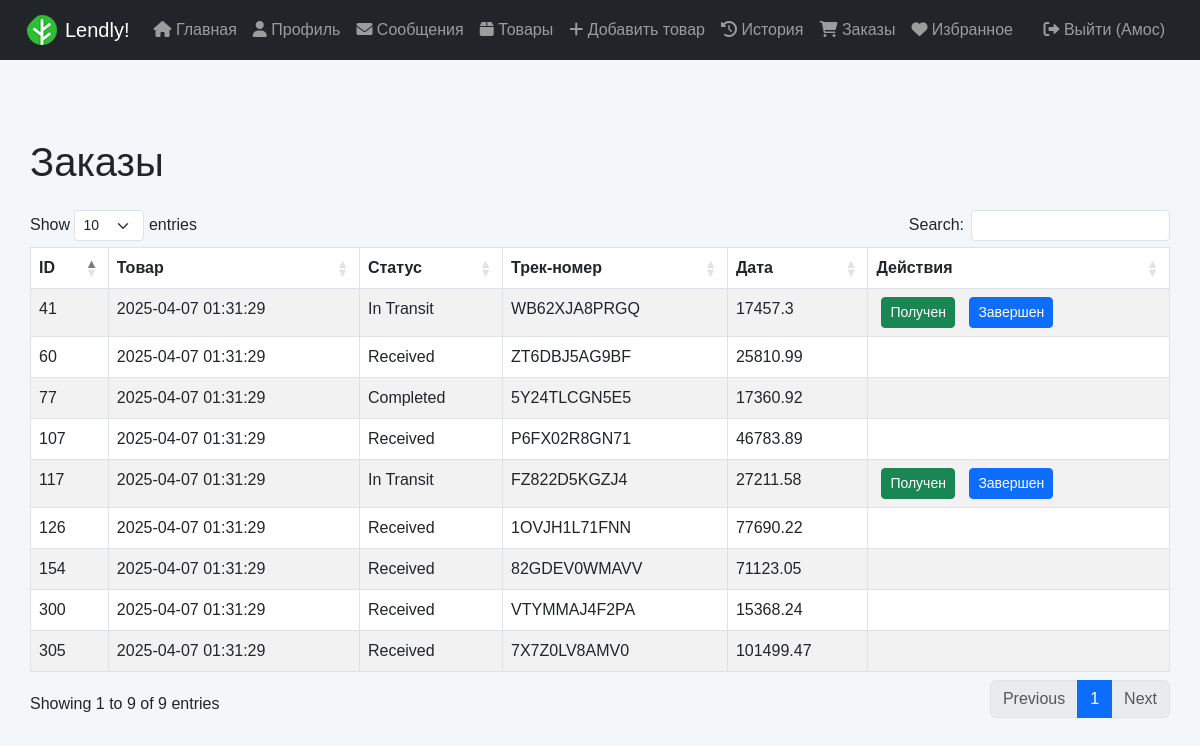
/orders (signed in), run on the app's committed database.
### tables this page shows
CREATE TABLE users (
                id INTEGER PRIMARY KEY AUTOINCREMENT,
                first_name TEXT NOT NULL,
                last_name TEXT NOT NULL,
                phone TEXT NOT NULL UNIQUE,
                password TEXT NOT NULL,
                city TEXT NOT NULL,
                birth_date TEXT NOT NULL,
                achievements TEXT,
                avatar_url TEXT
            );

CREATE TABLE product_status (
                id INTEGER PRIMARY KEY AUTOINCREMENT,
                product_id INTEGER NOT NULL,
                status TEXT NOT NULL,
                user_id INTEGER,
                tracking_number TEXT,
                cost REAL,
                timestamp DATETIME DEFAULT CURRENT_TIMESTAMP,
                FOREIGN KEY (product_id) REFERENCES products (id),
                FOREIGN KEY (user_id) REFERENCES users (id)
            );

### app.py (the view)
@app.route('/orders')
@login_required
def orders():
    orders = get_orders(current_user.id)
    return render_template('orders.html', orders=orders)

### app.py (called while the page is built)
@login_manager.user_loader
def load_user(user_id):
    conn = get_db_connection()
    cursor = conn.cursor()
    cursor.execute('SELECT * FROM users WHERE id = ?', (user_id,))
    user = cursor.fetchone()
    conn.close()
    if user:
        return User(user[0], user[1], user[2], user[3], user[4], user[5], user[6], user[7], user[8])
    return None

### database.py (called while the page is built)
def get_db_connection():
    return sqlite3.connect(DATABASE_PATH)

def get_orders(user_id):
    conn = get_db_connection()
    cursor = conn.cursor()
    cursor.execute('SELECT product_status.*, products.name FROM product_status JOIN products ON product_status.product_id = products.id WHERE product_status.user_id = ?', (user_id,))
    orders = cursor.fetchall()
    conn.close()
    return orders

### templates/orders.html (shortened to what this page needs)
{% extends "base.html" %}
{% block content %}
    <div class="container">
        <h1 class="my-4">Заказы</h1>
        <table id="ordersTable" class="table table-striped table-bordered">
            <thead class="thead-dark">
                <tr>
                    <th>ID</th>
                    <th>Товар</th>
                    <th>Статус</th>
                    <th>Трек-номер</th>
                    <th>Дата</th>
                    <th>Действия</th>
                </tr>
            </thead>
            <tbody>
                {% for order in orders %}
                    <tr>
                        <td>{{ order[0] }}</td>
                        <td>{{ order[6] }}</td>
                        <td>{{ order[2] }}</td>
                        <td>{{ order[4] or 'Нет' }}</td>
                        <td>{{ order[5] }}</td>
                        <td>
                            {% if order[2] == 'In Transit' %}
                                <a href="{{ url_for('update_order', order_id=order[0], status='Received') }}" class="btn btn-sm btn-success">Получен</a>
                                <a href="{{ url_for('update_order', order_id=order[0], status='Completed') }}" class="btn btn-sm btn-primary">Завершен</a>
                            {% endif %}
                        </td>
                    </tr>
                {% endfor %}
            </tbody>
        </table>
    </div>
    <link rel="stylesheet" href="https://cdn.datatables.net/1.13.1/css/dataTables.bootstrap5.min.css">
{% endblock %}

### templates/base.html (shortened to what this page needs)
<!DOCTYPE html>
<html lang="ru">
<head>
    <link href="https://cdn.jsdelivr.net/npm/bootstrap@5.3.0/dist/css/bootstrap.min.css" rel="stylesheet">
    <link rel="stylesheet" href="https://cdnjs.cloudflare.com/ajax/libs/font-awesome/6.0.0/css/all.min.css">
    <link rel="stylesheet" href="{{ url_for('static', filename='styles.css') }}">
</head>
<body>
    <nav class="navbar navbar-expand-lg navbar-dark bg-dark">
        <div class="container-fluid">
            <a class="navbar-brand d-flex align-items-center" href="{{ url_for('index') }}">
                <img src="{{ url_for('static', filename='favicon.png') }}" alt="Logo" class="me-2" style="height: 30px;">
                Lendly!
            </a>
            <div class="collapse navbar-collapse" id="navbarNav">
                <ul class="navbar-nav me-auto">
                    <li class="nav-item"><a class="nav-link" href="{{ url_for('index') }}"><i class="fas fa-home"></i> Главная</a></li>
                    <li class="nav-item"><a class="nav-link" href="{{ url_for('profile') }}"><i class="fas fa-user"></i> Профиль</a></li>
                    <li class="nav-item"><a class="nav-link" href="{{ url_for('messages') }}"><i class="fas fa-envelope"></i> Сообщения</a></li>
                    <li class="nav-item"><a class="nav-link" href="{{ url_for('products') }}"><i class="fas fa-box"></i> Товары</a></li>
                    <li class="nav-item"><a class="nav-link" href="{{ url_for('add_product_route') }}"><i class="fas fa-plus"></i> Добавить товар</a></li>
                    <li class="nav-item"><a class="nav-link" href="{{ url_for('history') }}"><i class="fas fa-history"></i> История</a></li>
                    <li class="nav-item"><a class="nav-link" href="{{ url_for('orders') }}"><i class="fas fa-shopping-cart"></i> Заказы</a></li>
                    <li class="nav-item"><a class="nav-link" href="{{ url_for('favorites') }}"><i class="fas fa-heart"></i> Избранное</a></li>
                </ul>
                <ul class="navbar-nav">
                    {% if current_user.is_authenticated %}
                        <li class="nav-item"><a class="nav-link" href="{{ url_for('logout') }}"><i class="fas fa-sign-out-alt"></i> Выйти ({{ current_user.first_name }})</a></li>
                    {% else %}
                        <li class="nav-item"><a class="nav-link" href="{{ url_for('login') }}"><i class="fas fa-sign-in-alt"></i> Войти</a></li>
                        <li class="nav-item"><a class="nav-link" href="{{ url_for('register') }}"><i class="fas fa-user-plus"></i> Регистрация</a></li>
                    {% endif %}
                </ul>
            </div>
        </div>
    </nav>
    <div class="container mt-4">
        {% block content %}{% endblock %}
    </div>
</body>
</html>

### static/css/styles.css (style rules this page uses)
body { background-color: #f4f7fa; font-family: 'Arial', sans-serif; margin: 0; padding: 0; }
.container { max-width: 1200px; padding: 15px; }
.navbar { padding: 10px 15px; }
.navbar-brand img { transition: transform 0.3s ease; }
.navbar-nav .nav-link { padding: 8px 15px; font-size: 16px; }
.btn { margin: 5px 0; width: 100%; max-width: 200px; }
@media (min-width: 768px) { .btn { width: auto; margin: 0 5px; } }

### data on the page
users: first_name "Амос"
product_status: id "41", timestamp "2025-04-07 01:31:29", status "In Transit", tracking_number "WB62XJA8PRGQ", cost "17457.3"
product_status: id "60", timestamp "2025-04-07 01:31:29", status "Received", tracking_number "ZT6DBJ5AG9BF", cost "25810.99"
product_status: id "77", timestamp "2025-04-07 01:31:29", status "Completed", tracking_number "5Y24TLCGN5E5", cost "17360.92"
product_status: id "107", timestamp "2025-04-07 01:31:29", status "Received", tracking_number "P6FX02R8GN71", cost "46783.89"
product_status: id "117", timestamp "2025-04-07 01:31:29", status "In Transit", tracking_number "FZ822D5KGZJ4", cost "27211.58"
product_status: id "126", timestamp "2025-04-07 01:31:29", status "Received", tracking_number "1OVJH1L71FNN", cost "77690.22"
product_status: id "154", timestamp "2025-04-07 01:31:29", status "Received", tracking_number "82GDEV0WMAVV", cost "71123.05"
product_status: id "300", timestamp "2025-04-07 01:31:29", status "Received", tracking_number "VTYMMAJ4F2PA", cost "15368.24"
product_status: id "305", timestamp "2025-04-07 01:31:29", status "Received", tracking_number "7X7Z0LV8AMV0", cost "101499.47"
